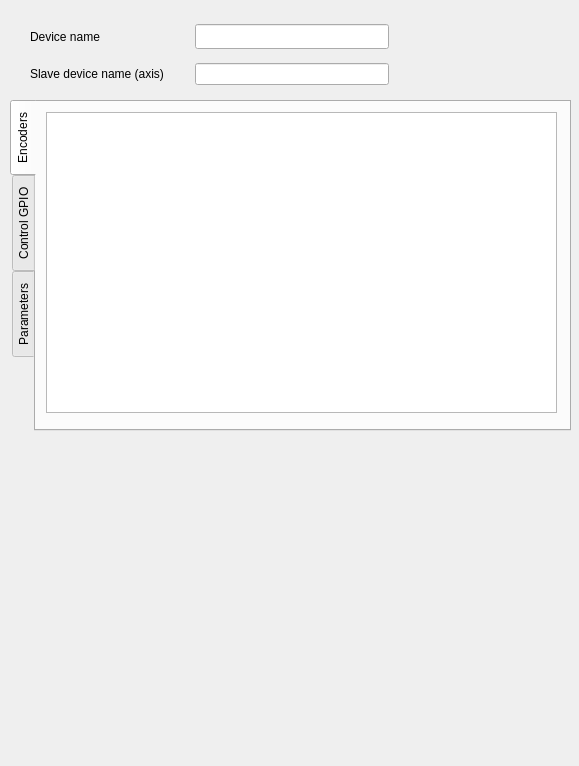
<?xml version="1.0" encoding="UTF-8"?>
<ui version="4.0">
 <class>tlinsWHardwerConfiguration</class>
 <widget class="QWidget" name="tlinsWHardwerConfiguration">
  <property name="geometry">
   <rect>
    <x>0</x>
    <y>0</y>
    <width>579</width>
    <height>766</height>
   </rect>
  </property>
  <property name="windowTitle">
   <string>Form</string>
  </property>
  <widget class="QTabWidget" name="tabWidget">
   <property name="geometry">
    <rect>
     <x>10</x>
     <y>100</y>
     <width>561</width>
     <height>331</height>
    </rect>
   </property>
   <property name="tabPosition">
    <enum>QTabWidget::West</enum>
   </property>
   <property name="currentIndex">
    <number>0</number>
   </property>
   <widget class="QWidget" name="encoders">
    <attribute name="title">
     <string>Encoders</string>
    </attribute>
    <widget class="QListView" name="encodersHardwerInfo">
     <property name="geometry">
      <rect>
       <x>10</x>
       <y>10</y>
       <width>511</width>
       <height>301</height>
      </rect>
     </property>
    </widget>
   </widget>
   <widget class="QWidget" name="ctrlGpio">
    <attribute name="title">
     <string>Control GPIO</string>
    </attribute>
    <widget class="QListView" name="ctrlGpioHardwerInfo">
     <property name="geometry">
      <rect>
       <x>10</x>
       <y>10</y>
       <width>511</width>
       <height>301</height>
      </rect>
     </property>
    </widget>
   </widget>
   <widget class="QWidget" name="parameters">
    <attribute name="title">
     <string>Parameters</string>
    </attribute>
    <widget class="QListView" name="listView">
     <property name="geometry">
      <rect>
       <x>10</x>
       <y>10</y>
       <width>511</width>
       <height>301</height>
      </rect>
     </property>
    </widget>
   </widget>
  </widget>
  <widget class="QWidget" name="layoutWidget">
   <property name="geometry">
    <rect>
     <x>30</x>
     <y>20</y>
     <width>359</width>
     <height>70</height>
    </rect>
   </property>
   <layout class="QVBoxLayout" name="verticalLayout">
    <property name="spacing">
     <number>10</number>
    </property>
    <item>
     <layout class="QHBoxLayout" name="horizontalLayout">
      <property name="spacing">
       <number>15</number>
      </property>
      <item>
       <widget class="QLabel" name="label">
        <property name="minimumSize">
         <size>
          <width>150</width>
          <height>0</height>
         </size>
        </property>
        <property name="text">
         <string>Device name</string>
        </property>
       </widget>
      </item>
      <item>
       <widget class="QLineEdit" name="mainDeviceName">
        <property name="minimumSize">
         <size>
          <width>190</width>
          <height>25</height>
         </size>
        </property>
       </widget>
      </item>
     </layout>
    </item>
    <item>
     <layout class="QHBoxLayout" name="horizontalLayout_2">
      <property name="spacing">
       <number>15</number>
      </property>
      <item>
       <widget class="QLabel" name="label_2">
        <property name="minimumSize">
         <size>
          <width>150</width>
          <height>0</height>
         </size>
        </property>
        <property name="text">
         <string>Slave device name (axis)</string>
        </property>
       </widget>
      </item>
      <item>
       <widget class="QLineEdit" name="deviceName">
        <property name="minimumSize">
         <size>
          <width>190</width>
          <height>0</height>
         </size>
        </property>
       </widget>
      </item>
     </layout>
    </item>
   </layout>
  </widget>
 </widget>
 <resources/>
 <connections/>
</ui>
